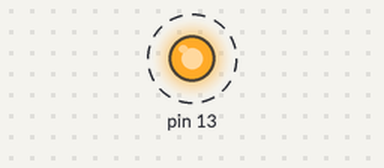
Recording of a sketch running on a simulated Arduino Uno, built with avr-gcc and run on an emulated ATmega328P. On the bench: output pins drawn as LEDs (lit = HIGH). Dashed ring = blinking. What the sketch prints to the serial monitor is not drawn.

Above: at 1.3 s.
Timing chart, 0 to 4.1 s (numbered marks = the images above):
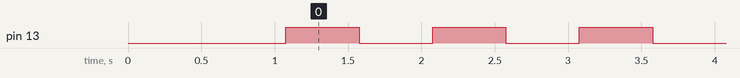

Measured:
- by itself, pin 13: alternates HIGH for 0.50 s and LOW for 0.50 s

The sketch:

test_arduino_uno.ino
```cpp
/*
 * Simple Arduino Uno Test
 * This will work with any Arduino Uno, Nano, or Mega
 * No special hardware required!
 */

void setup() {
  Serial.begin(9600);
  delay(1000);

  Serial.println("=== Arduino Uno Test ===");
  Serial.println("If you see this message, the IDE is working!");
  Serial.println("LED on pin 13 will blink every second");
  Serial.println("=========================");

  pinMode(13, OUTPUT);
}

void loop() {
  digitalWrite(13, HIGH);
  delay(500);
  digitalWrite(13, LOW);
  delay(500);

  Serial.println("LED blinked!");
} 
```
